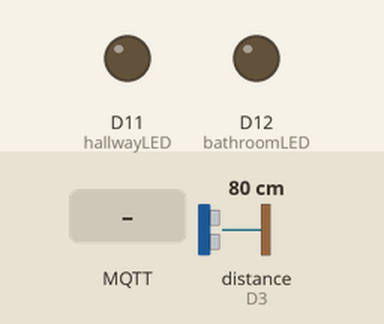
Recording of a sketch running on a simulated Arduino MKR. On the bench: output pins drawn as LEDs (lit = HIGH). Wiring (inferred from the names in the program): ultrasonic range finder: trigger D2; echo D3. Inputs (shaded band) come from the test bench; at power-on: distance to the obstacle (sensor on D3) 80 cm. The echo pulse lasts 58.3 µs per cm; WiFi joins after 1.5 s; servers stay silent unless stated; random numbers use the default seed unless the sketch sets one; no MQTT or app messages arrive unless stated; pins used as bus, display or sensor lines are not drawn; what the sketch prints to the serial monitor is not drawn.

Above: at 2.7 s.
2.8 s: MQTT message "ES/Wave" arrives on the first subscribed topic
At 4.2 s:
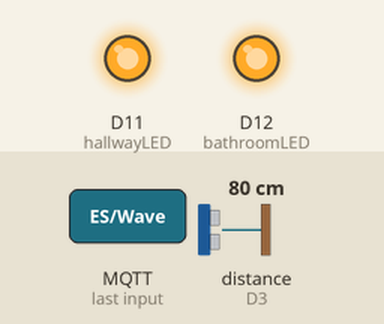
10.1 s: distance to the obstacle (sensor on D3) set to 9 cm
11.6 s: distance to the obstacle (sensor on D3) set to 12 cm
Timing chart, 0 to 14.6 s (numbered marks = the images above; inputs shaded):
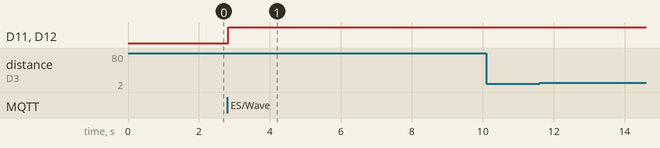

Measured:
- after the input at 2.8 s, D11 (hallwayLED), D12 (bathroomLED): LOW → HIGH at once
- after the input at 10.1 s, every drawn part: stays the same
- after the input at 11.6 s, every drawn part: stays the same

The sketch:

3.2C_Ultrasonic.ino
```cpp
#include <WiFiNINA.h>
#include <PubSubClient.h>

// ---------- Wi-Fi ----------
const char* ssid = "._.";
const char* password = "siuuuu7777";

// ---------- MQTT ----------
const char* mqttServer = "broker.emqx.io";
const int mqttPort = 1883;

// Put your name here
const char* myName = "Ailesh";

// ---------- Pins ----------
const int trigPin = 2;
const int echoPin = 3;

const int bathroomLED = 12;
const int hallwayLED = 11;

WiFiClient wifiClient;
PubSubClient mqttClient(wifiClient);


// ---------- Ultrasonic distance ----------
long getDistance()
{
  digitalWrite(trigPin, LOW);
  delayMicroseconds(2);

  digitalWrite(trigPin, HIGH);
  delayMicroseconds(10);
  digitalWrite(trigPin, LOW);

  long duration = pulseIn(echoPin, HIGH);

  long distance = duration * 0.034 / 2;

  return distance;
}


// ---------- MQTT message received ----------
void mqttCallback(char* topic, byte* payload, unsigned int length)
{
  Serial.print("Message received on ");
  Serial.print(topic);
  Serial.print(": ");

  for (int i = 0; i < length; i++)
  {
    Serial.print((char)payload[i]);
  }

  Serial.println();

  // Wave -> turn both LEDs ON
  if (strcmp(topic, "ES/Wave") == 0)
  {
    digitalWrite(bathroomLED, HIGH);
    digitalWrite(hallwayLED, HIGH);
  }

  // Pat -> turn both LEDs OFF
  if (strcmp(topic, "ES/Pat") == 0)
  {
    digitalWrite(bathroomLED, LOW);
    digitalWrite(hallwayLED, LOW);
  }
}


// ---------- MQTT connection ----------
void reconnectMQTT()
{
  while (!mqttClient.connected())
  {
    Serial.print("Connecting to MQTT...");

    String clientID = "ArduinoClient-";
    clientID += String(random(0xffff), HEX);

    if (mqttClient.connect(clientID.c_str()))
    {
      Serial.println("connected");

      mqttClient.subscribe("ES/Wave");
      mqttClient.subscribe("ES/Pat");

      Serial.println("Subscribed to ES/Wave");
      Serial.println("Subscribed to ES/Pat");
    }
    else
    {
      Serial.print("Failed, rc=");
      Serial.println(mqttClient.state());

      delay(5000);
    }
  }
}


// ---------- Setup ----------
void setup()
{
  Serial.begin(9600);

  pinMode(trigPin, OUTPUT);
  pinMode(echoPin, INPUT);

  pinMode(bathroomLED, OUTPUT);
  pinMode(hallwayLED, OUTPUT);

  digitalWrite(bathroomLED, LOW);
  digitalWrite(hallwayLED, LOW);

  // Connect Wi-Fi
  Serial.print("Connecting to Wi-Fi");

  while (WiFi.begin(ssid, password) != WL_CONNECTED)
  {
    Serial.print(".");
    delay(3000);
  }

  Serial.println();
  Serial.println("Wi-Fi connected");

  // MQTT setup
  mqttClient.setServer(mqttServer, mqttPort);
  mqttClient.setCallback(mqttCallback);
}


// ---------- Main loop ----------
void loop()
{
  if (!mqttClient.connected())
  {
    reconnectMQTT();
  }

  mqttClient.loop();

  long distance = getDistance();

  Serial.print("Distance: ");
  Serial.print(distance);
  Serial.println(" cm");

  // -------- Wave detection --------
  // Example definition:
  // object/hand comes between 10 and 30 cm
  if (distance >= 10 && distance <= 30)
  {
    Serial.println("WAVE DETECTED");

    mqttClient.publish("ES/Wave", myName);

    delay(2000);
  }

  // -------- Pat detection --------
  // Example definition:
  // very close object/hand
  if (distance > 0 && distance < 10)
  {
    Serial.println("PAT DETECTED");

    mqttClient.publish("ES/Pat", myName);

    delay(2000);
  }

  delay(100);
}
```
